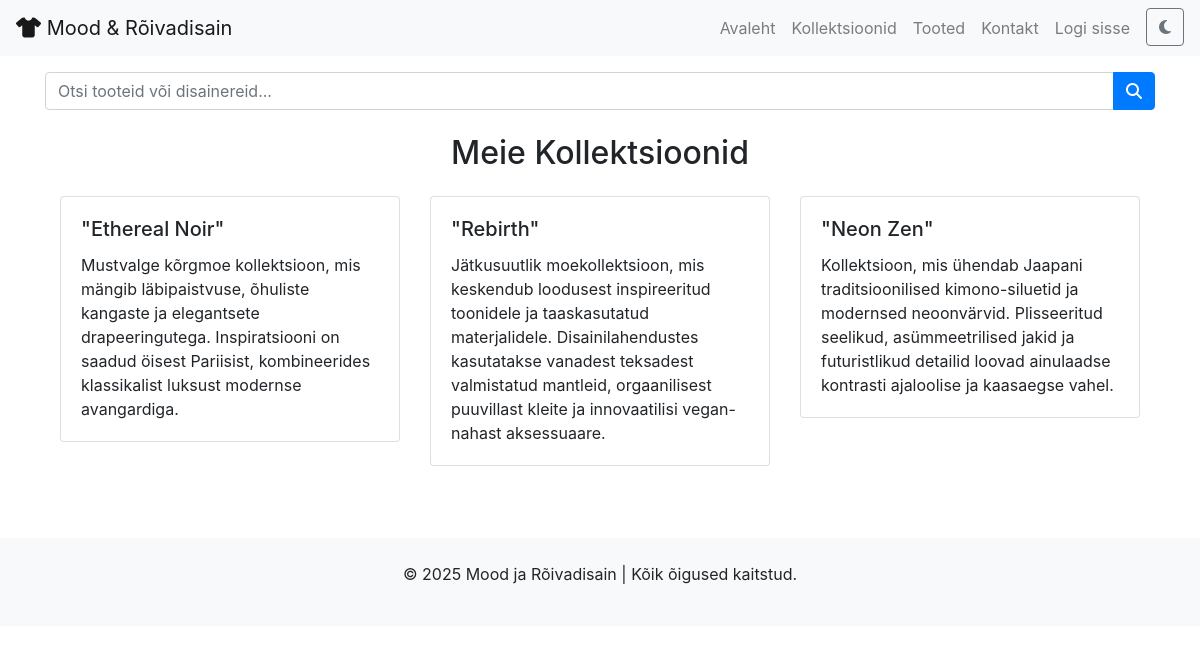
Page /kollektsioonid/ on the committed database.
### galerii/models.py (models this page shows, shortened)
class Kollektsioon(models.Model):
    nimi = models.CharField(max_length=100)
    kirjeldus = models.TextField()
    disainer = models.ForeignKey(Disainer, on_delete=models.CASCADE)

### galerii/views.py (the view)
# urls.py: path('kollektsioonid/', kollektsioonid, name='kollektsioonid'),
def kollektsioonid(request):
    kollektsioonid = Kollektsioon.objects.all()
    return render(request, 'galerii/kollektsioonid.html', {'kollektsioonid': kollektsioonid})

### galerii/templates/galerii/kollektsioonid.html (shortened to what this page needs)
{% extends "base.html" %}
{% block content %}
<div class="container">
    <h2 class="text-center mb-4">Meie Kollektsioonid</h2>
    <div class="row">
        {% for kollektsioon in kollektsioonid %}
            <div class="col-md-4">
                <div class="card mb-4">
                    <div class="card-body">
                        <h5 class="card-title">{{ kollektsioon.nimi }}</h5>
                        <p class="card-text">{{ kollektsioon.kirjeldus }}</p>
                    </div>
                </div>
            </div>
        {% empty %}
            <p>Hetkel pole kollektsioone saadaval.</p>
        {% endfor %}
    </div>
</div>
{% endblock %}

### galerii/templates/base.html (style rules this page uses)
body { transition: background 0.3s, color 0.3s; }

### rows in the picture
Kollektsioon: nimi "\"Ethereal Noir\"", kirjeldus "Mustvalge kõrgmoe kollektsioon, mis mängib läbipaistvuse, õhuliste kangaste ja elegantsete drapeeringutega. Inspiratsiooni on saadud öisest Pariisist, kombineerides klassikalist luksust modernse avangardiga."
Kollektsioon: nimi "\"Rebirth\"", kirjeldus "Jätkusuutlik moekollektsioon, mis keskendub loodusest inspireeritud toonidele ja taaskasutatud materjalidele. Disainilahendustes kasutatakse vanadest teksadest valmistatud mantleid, orgaanilisest puuvillast kleite ja innovaatilisi vegan-nahast aksessuaare."
Kollektsioon: nimi "\"Neon Zen\"", kirjeldus "Kollektsioon, mis ühendab Jaapani traditsioonilised kimono-siluetid ja modernsed neoonvärvid. Plisseeritud seelikud, asümmeetrilised jakid ja futuristlikud detailid loovad ainulaadse kontrasti ajaloolise ja kaasaegse vahel."
